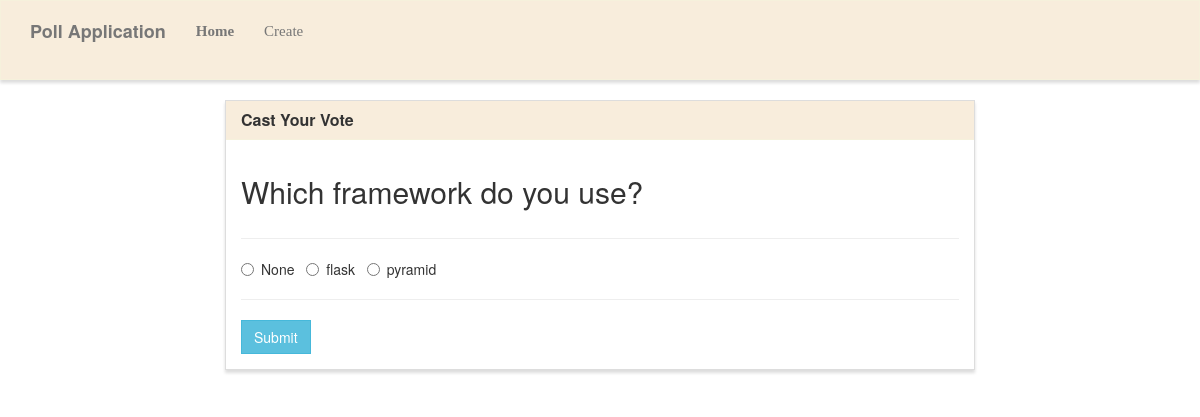
Page /vote/4/ on the committed database.
### poll/models.py (models this page shows, shortened)
class Poll(models.Model):
    question=models.TextField()
    option_one=models.CharField(max_length=20,null=True, blank=True)
    option_two=models.CharField(max_length=20,null=True, blank=True)
    option_three=models.CharField(max_length=20,null=True, blank=True)
    count_op1=models.IntegerField(default=0, null=True, blank=True)
    count_op2=models.IntegerField(default=0, null=True, blank=True)
    count_op3=models.IntegerField(default=0, null=True, blank=True)

### poll/views.py (the view, shortened to what this page needs)
# urls.py: path('vote/<int:poll_id>/',vote),
def vote(request,poll_id):
    poll = Poll.objects.get(pk=poll_id)
    return render(request,"vote.html",{'poll':poll})

### poll/templates/vote.html (shortened to what this page needs)
{% extends "base.html" %}
{% block main %}
<div class="row">
    <div class="col-lg-8 col-lg-offset-2">
        <div class="panel panel-default">
            <div class="panel-heading">
                <h3 class="panel-title">Cast Your Vote</h3>
            </div>
            <div class="panel-body">
                <div class="row">
                    <div class="col-lg-12">
                        <h2>{{ poll.question }}</h2>
                    </div>
                </div>
                <div class="row">
                    <div class="col-lg-12">
                        <hr>
                        <form method="POST">
                            <div class="form-group">
                                <div class="radio">
                                    <label>
                                        <input type="radio" name="poll" value="option1">
                                        {{ poll.option_one }}
                                    </label> &nbsp;
                                    <label>
                                        <input type="radio" name="poll" value="option2">
                                        {{ poll.option_two }}
                                    </label> &nbsp;
                                    <label>
                                        <input type="radio" name="poll" value="option3">
                                        {{ poll.option_three }}
                                    </label> &nbsp;
                                </div>
                            </div>
                            <hr>
                            <button type="submit" class="btn btn-info">
                                Submit
                            </button>
                        </form>
                    </div>
                </div>
            </div>
        </div>
    </div>
</div>
{% endblock %}

### poll/templates/base.html (style rules this page uses)
.navbar-default, .btn, .form-control, .panel { border-radius: 0; }
.panel-default > .panel-heading { background-color: rgba(245, 227, 201, 0.651); border-color: rgba(245, 245, 220, .6); border-top-left-radius: 0; border-top-right-radius: 0; }
.panel { box-shadow: 0px 3px 3px 0px #ddd; }
a.navbar-brand, .panel-title { font-weight: bolder; }

### rows in the picture
Poll: question "Which framework do you use?", option_one "None", option_two "flask", option_three "pyramid"
